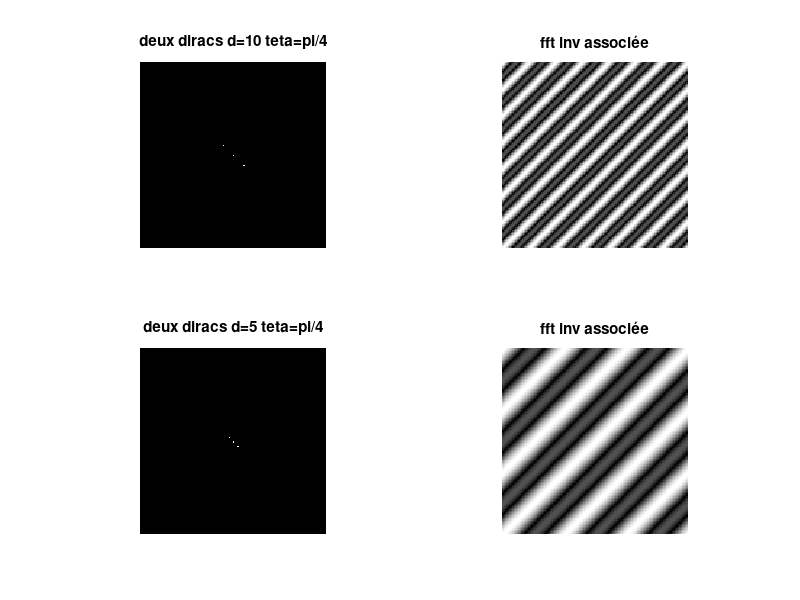
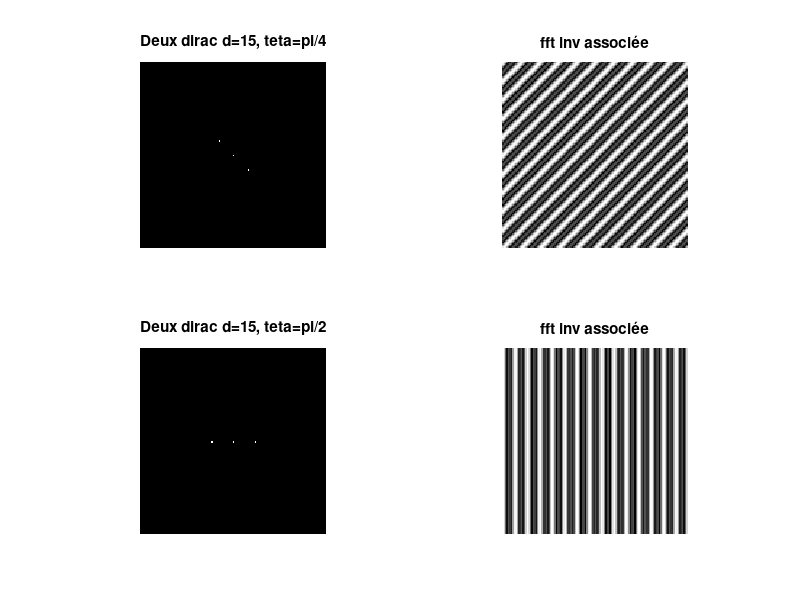
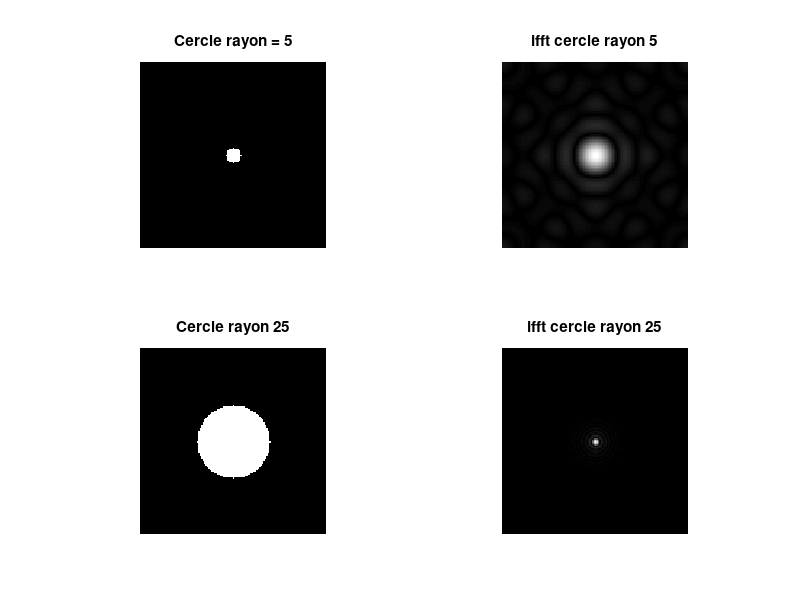

Here is the MATLAB script that generated these plots, in order: (Note: this script raises an error after producing the figures.)
clc;
clear;
close all;

%
% -------  Fonctions Internes    %
%
%fonction définie dans l'exercice 1
function resImage = imToGrayScale(inputImage)
  resImage = 0.2126 * inputImage(:,:,1) + 0.7152 * inputImage(:,:,2) + 0.0722 * inputImage(:,:,3);
endfunction

%Fonction renvoyant une image de taille (n,m) au fond noir
%avec le pixel blanc central et deux diracs (deux pixels blancs) à une
%distance d du centre, incliné d'un angle teta (en radian)
function img = deuxDirac(n,m,d,teta)
    img = zeros(n,m);
    dx = floor(d * cos(teta));
    dy = floor(d * sin(teta));
    xCentre = floor((n / 2) + 1);
    yCentre = floor((m / 2) + 1);
    img(xCentre, yCentre) = 255;% point central
    img(xCentre + dx ,yCentre + dy) = 255;
    img(xCentre - dx ,yCentre - dy) = 255;%symetrique
    %img = ifft2(img);
endfunction

%Retourne une image composée d'un cercle blanc de rayon radius au
%centre de l'image
function img = getImgCircle(n,m,radius)
    [col, row] = meshgrid(1:n, 1:m);
    centerX = n / 2 + 1;
    centerY = m / 2 + 1;
    circlePixels = (row - centerY).^2 + (col - centerX).^2 <= radius.^2;
    img = circlePixels * 255; %%Affiche en blanc
endfunction

%
% ------- Début du code
%

% ------- 2 diracs équidistants

n = 128; % size image
m = 128;
d = 10; %d est la distance entre les diracs
teta = pi / 4; %radian

figure(1);

deuxDir = deuxDirac(n,m,d,teta);
subplot(2,2,1);
imshow(deuxDir);
title("deux diracs d=10 teta=pi/4");

subplot(2,2,2);
imshow(abs(ifft2(deuxDir)),[]);
title('fft inv associée');

%Dans notre image de depart nous avons deux diracs equidistants d'une distance d, On obtient
%donc bien apres l'application d'une fft inverse, un sinus d'une période égale à 1/d.

d = 5;
deuxDir = deuxDirac(n,m,d,teta);
subplot(2,2,3);
imshow(deuxDir);
title("deux diracs d=5 teta=pi/4");

subplot(2,2,4);
imshow(abs(ifft2(deuxDir)),[]);
title('fft inv associée');

%En diminuant la distance entre les diracs, on obtient un sinus avec une 
%fréquence plus faible (f étant proportionnel à d)

figure(2);
d = 15;
teta = pi/4;
deuxDir = deuxDirac(n,m,d,teta);
subplot(2,2,1);
imshow(deuxDir);
title("Deux dirac d=15, teta=pi/4");

subplot(2,2,2);
imshow(abs(ifft2(deuxDir)),[]);
title('fft inv associée');
%mesh(fft_inv);

%Meme remarque que précedement, avec une distance plus grande on a une
%fréquence plus élevée.

teta = pi / 2;
deuxDir = deuxDirac(n,m,d,teta);
subplot(2,2,3);
imshow(deuxDir);
title("Deux dirac d=15, teta=pi/2");

subplot(2,2,4);
imshow(abs(ifft2(deuxDir)),[]);
title('fft inv associée');

%La variation de l'angle teta se retrouve dans la transformée inverse. Le
%sinus est horizontal car on a des barres verticales. En effet, on a un angle de
% 90° + teta dans la transformée de fourier inverse

% ------- Cercle

figure(3);
imgCercle = getImgCircle(n,m,5);
subplot(2,2,1);
imshow(imgCercle);
title('Cercle rayon = 5');
subplot(2,2,2);
%mesh(im);

% La fft inverse d'un cercle produit un sinus cardinal 
im = fftshift(ifft2(imgCercle));
imshow(abs(im), []);
title("ifft cercle rayon 5")

imgCercle = getImgCircle(n,m,25);
subplot(2,2,3);
imshow(imgCercle);
title("Cercle rayon 25");

im = fftshift(ifft2(imgCercle));
subplot(2,2,4);
imshow(abs(im), []);
title("ifft cercle rayon 25");

lena = imread('lena.pgm');
lena = lena(:,:,1);

[N M C] = size(lena);
lenaFFT = fft2(lena);
lenaShift = fftshift(lenaFFT);

%Phase between -pi and pi
%manualLena = abs(lenaFFT) .* exp(i * angle(lenaFFT));

phi = angle(lenaFFT);
m = abs(lenaFFT);

randomPhi = rand(N,M) .* 2*pi;
randomModule = rand(N,M) .* 1000000 + 20; 

lenaRandomPhase = m .* exp(i * randomPhi);
lenaRandomMod = randomModule .* exp(i * phi);

iRP = ifft2(lenaRandomPhase);
iRM = ifft2(lenaRandomMod);

figure(3);

subplot(2,2,1);
imshow(abs(iRP), []);
title("Lena random phase");

subplot(2,2,2);
imshow(abs(iRM), []);
title("Lena random module");

constantPhi = ones(N,M) * pi/2;
constantModule = ones(N,M) .* 1000;
lenaConstantPhase = m .* exp(i * constantPhi);

lenaConstantModule = constantModule .* exp(i * phi);

lcpInv = ifft2(lenaConstantPhase);
subplot(2,2,3);
imshow(abs(lcpInv), []);
title("Lena constant phase");

lcmInv = ifft2(lenaConstantModule);
subplot(2,2,4);
imshow(abs(lcmInv), []);
title("Lena constant module");

%Intervertir phase et module de deux images
fraise = imread('fraise-foveon.jpg');
fraise = imToGrayScale(fraise);
fraiseFFT = fft2(fraise);

phiFraise = angle(fraiseFFT);
modFraise = abs(fraiseFFT);

montagne = imread('montagne-foveon.jpg');
montagne=imToGrayScale(montagne);
montagneFFT = fft2(montagne);

phiMontagne = angle(montagneFFT);
modMontagne = abs(montagneFFT);

phaseFraiseModMontagne = modMontagne .* exp(i * phiFraise);
phaseMontagneModFraise = modFraise .* exp(i * phiMontagne);

figure(4);
subplot(2,2,1);
imshow(montagne);
title("Original montagne")

subplot(2,2,2);
imshow(fraise);
title("Original fraise");

subplot(2,2,3);
imshow(abs(ifft2(phaseFraiseModMontagne)), []);
title("Phase fraise module montagne");

subplot(2,2,4);
imshow(abs(ifft2(phaseMontagneModFraise)), []);
title("Phase montagne module fraise");